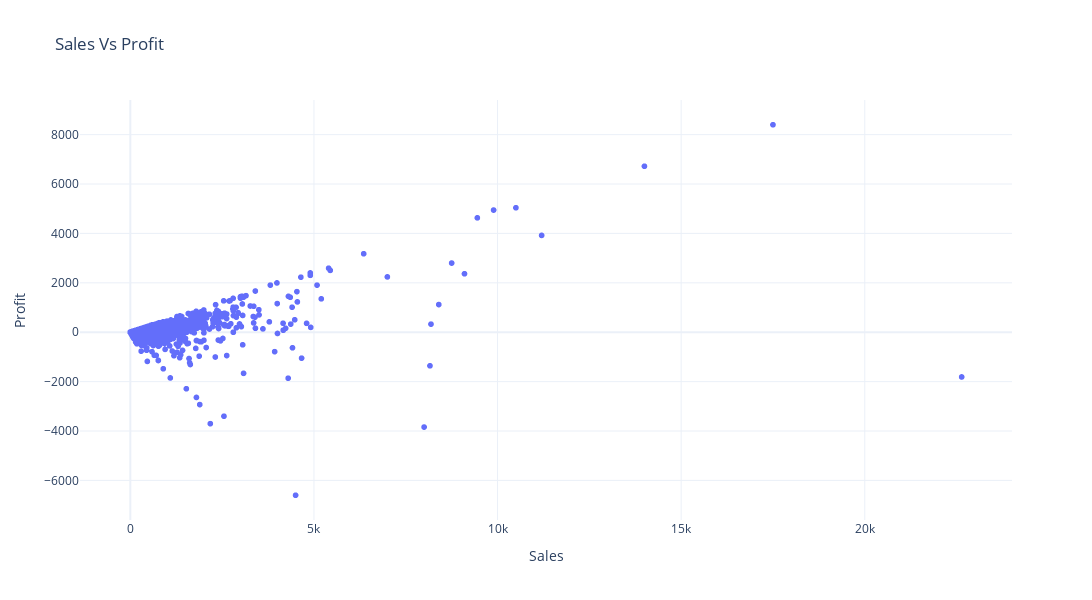

Here is the notebook cell this chart was saved with:
### Markdown cell above
### 8.) Relation between Sales & profit

### Code cell
fig = px.scatter(df, 
                 x='Sales', 
                 y='Profit',
                 title='Sales Vs Profit')
                
fig.update_layout(
    xaxis_title='Sales',
    yaxis_title='Profit',
    xaxis_tickangle=0,
    width=1100,  
    height=600 )  
fig.show()

### Figure 1 — Plotly figure (JSON) as saved in the notebook; plotly's stock layout.template omitted (floating-point values rounded to 4 significant figures; data arrays with more than 128 entries replaced by an {"elided": "..."} marker saying what was removed)
{"data": [{"hovertemplate": "Sales=%{x}<br>Profit=%{y}<extra></extra>", "legendgroup": "", "marker": {"color": "#636efa", "symbol": "circle"}, "mode": "markers", "name": "", "showlegend": false, "type": "scattergl", "x": {"elided": "9994 float values"}, "xaxis": "x", "y": {"elided": "9994 float values"}, "yaxis": "y"}], "layout": {"height": 600, "legend": {"tracegroupgap": 0}, "title": {"text": "Sales Vs Profit"}, "width": 1100, "xaxis": {"anchor": "y", "autorange": true, "domain": [0, 1], "range": [-1370.0, 24010.0], "tickangle": 0, "title": {"text": "Sales"}, "type": "linear"}, "yaxis": {"anchor": "x", "autorange": true, "domain": [0, 1], "range": [-7602.0, 9402.0], "title": {"text": "Profit"}, "type": "linear"}}}
